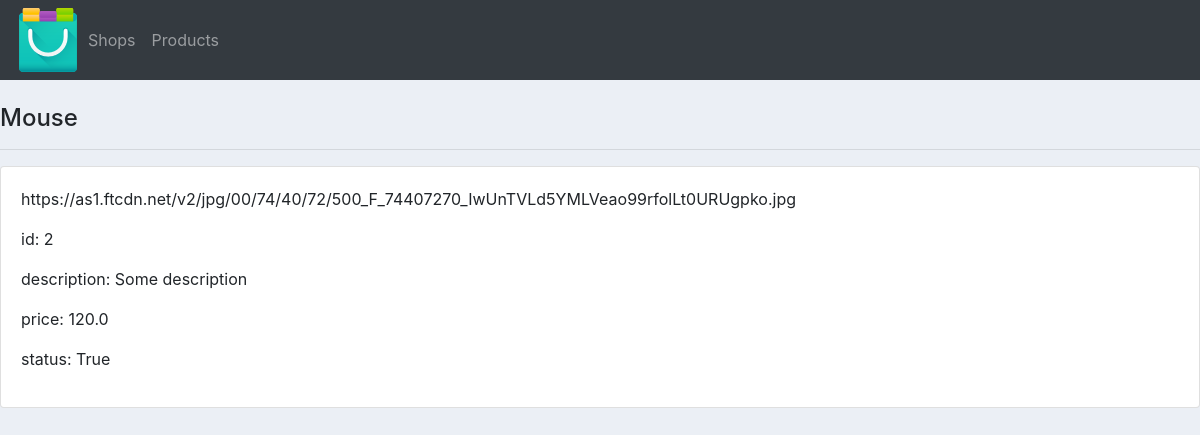
Screenshot of /products/2/ with the database file from the repository.
### shopadmin/models.py (models this page shows, shortened)
class Product(models.Model):
    product_id = models.AutoField(primary_key=True)
    description = models.CharField(max_length=1000, null=True)
    title = models.CharField(max_length=50)
    amount = models.IntegerField()
    price = models.FloatField(default=0, null=True)
    active = models.BooleanField(default=False)
    image = models.URLField(max_length=200, null=True, blank=True)
    category = models.ManyToManyField('Group')
    class Meta:
        ordering = ['product_id']

class ProductImage(models.Model):
    product = models.ForeignKey(Product, on_delete=models.CASCADE)
    images = models.URLField(max_length=200, null=True)

### shopadmin/views.py (the view)
# urls.py: path('products/<int:pk>/', product_detail, name='product_detail'),
def product_detail(request, pk):
	product = get_object_or_404(Product, product_id=pk)
	photos = ProductImage.objects.filter(product=product)
	context = {
		'product': product,
		'photos': photos
	}
	return render(request, 'shopadmin/product_detail.html', context)

### shopadmin/templates/shopadmin/product_detail.html
{% extends 'shopadmin/main.html' %}
{% block content %}
    <br>
	<h4>{{ product.title }}</h4>
	<hr>
	<div class="row">
        <div class="col-md">
            <div class="card card-body">
                {% for photo in photos %}
                    {% if forloop.counter == 1 %}
                        <p>{{ photo.images }}</p>
                    {% endif %}
                {% endfor %}
                <p>id: {{ product.product_id }}</p>
                <p>description: {{ product.description }}</p>
                <p>price: {{ product.price }}</p>
                <p>status: {{ product.active }}</p>
            </div>
        </div>
    </div>
{% endblock content %}

### static/css/main.css (style rules this page uses)
body { background-color: #ebeff5; }

### rows the page displays
Product: title "Mouse", product_id "2", description "Some description", price "120.0", active "True"
ProductImage: images "https://as1.ftcdn.net/v2/jpg/00/74/40/72/500_F_74407270_IwUnTVLd5YMLVeao99rfolLt0URUgpko.jpg"
